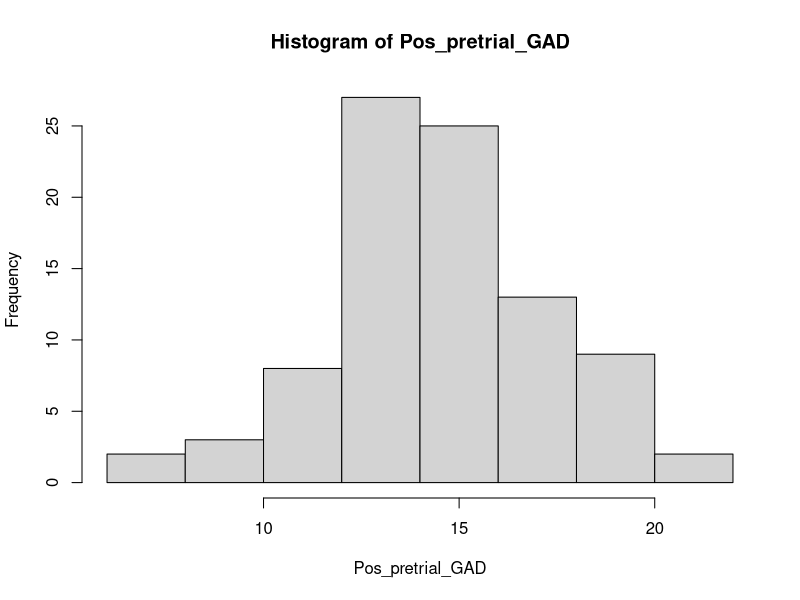
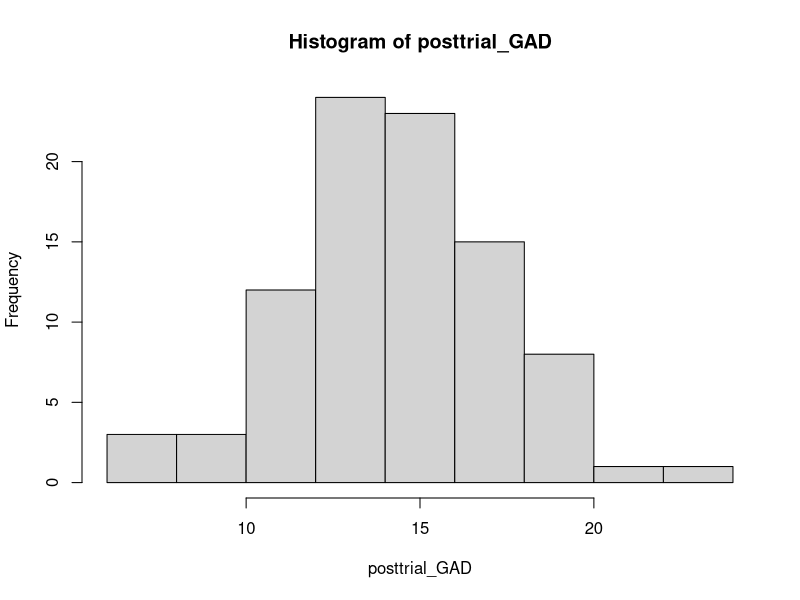

R code for these plots, in order:
## ---- chunk 1
# Import and view data
dataCA1Control <- read.csv("GROUP_3_2023_GCA_RESULTS_CONTROL.csv")
summary(dataCA1Control)

## ---- chunk 2
# Remove negative values
pretrial_GAD <- c(dataCA1Control$pretrial_GAD)
pretrial_GAD

## ---- chunk 3
Pos_pretrial_GAD <- pretrial_GAD[pretrial_GAD >= 0]
Pos_pretrial_GAD

## ---- chunk 4
# Histogram of positive pretrial GAD values
hist(Pos_pretrial_GAD)

## ---- chunk 5
# Check data is numeric
is.numeric(dataCA1Control)

## ---- chunk 6
# Histogram of post-trial GAD
dataCA1Control <- read.csv("GROUP_3_2023_GCA_RESULTS_CONTROL.csv")
posttrial_GAD <- c(dataCA1Control$posttrial_GAD)
posttrial_GAD
hist(posttrial_GAD)



